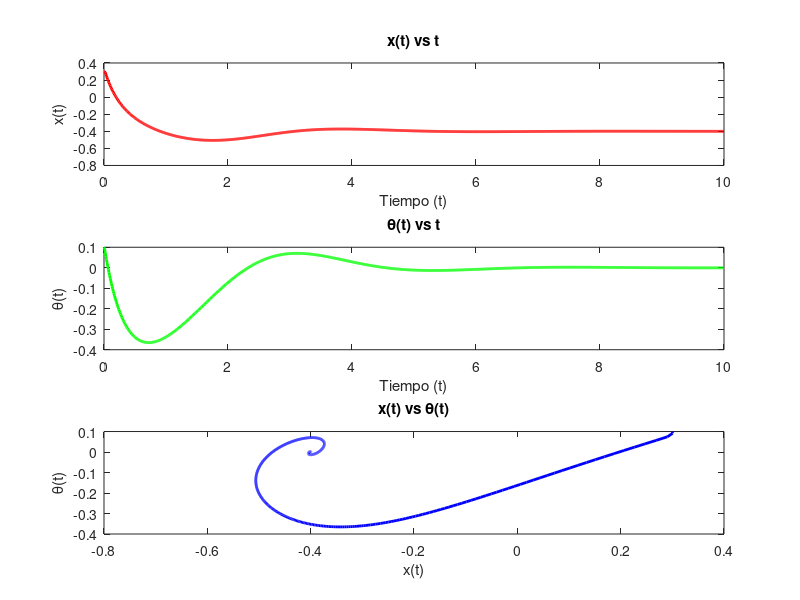

Write MATLAB code to recreate this figure. (Note: this script raises an error after producing the figure.)
% Parámetros del sistema de ecuaciones
k = 2.5;
x0 = 0.3;
theta0 = 0.1;
x_dot0 = 0;
theta_dot0 = 0;

% Intervalo de tiempo
tspan = [0 10];

% Número de pasos 
N = 1000;
h = (tspan(2) - tspan(1)) / N;

% Vectores para almacenar las soluciones
t = zeros(1, N+1);
x = zeros(1, N+1);
theta = zeros(1, N+1);

% Condiciones iniciales
t(1) = tspan(1);
x(1) = x0;
theta(1) = theta0;

% Método de Heun
for i = 1:N
    t(i+1) = t(i) + h;
    x(i+1) = x(i) + h * x_dot0;
    theta(i+1) = theta(i) + h * theta_dot0;
    
    x_dot = (x(i) + 1) * theta_dot0 + sin(theta(i));
    theta_dot = (1 + x(i)) * theta(i)^2 - k * x(i) - cos(theta(i));
    
    x(i+1) = x(i) + (h / 2) * (x_dot0 + x_dot);
    theta(i+1) = theta(i) + (h / 2) * (theta_dot0 + theta_dot);
    
    x_dot0 = x_dot;
    theta_dot0 = theta_dot;
end

% Graficamos resultados
figure;

subplot(3,1,1);
plot(t, x, 'r', 'LineWidth', 2);
xlabel('Tiempo (t)');
ylabel('x(t)');
title('x(t) vs t');

subplot(3,1,2);
plot(t, theta, 'g', 'LineWidth', 2);
xlabel('Tiempo (t)');
ylabel('θ(t)');
title('θ(t) vs t');

subplot(3,1,3);
plot(x, theta, 'b', 'LineWidth', 2);
xlabel('x(t)');
ylabel('θ(t)');
title('x(t) vs θ(t)');

sgtitle('Solución del sistema de ecuaciones diferenciales');


